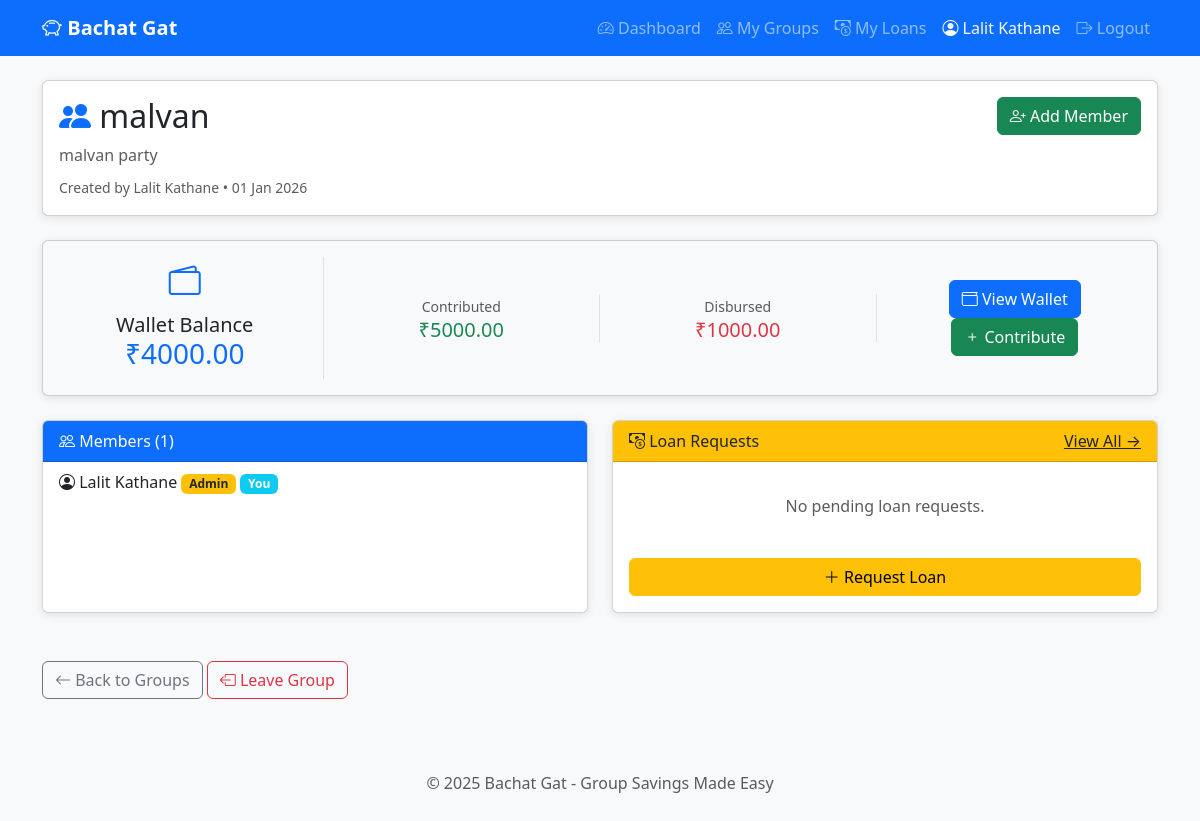
/groups/1 (signed in), run on the app's committed database.
### app/models.py (models this page shows, shortened)
class User(UserMixin, db.Model):
    __tablename__ = 'users'
    id = db.Column(db.Integer, primary_key=True)
    name = db.Column(db.String(100), nullable=False)
    email = db.Column(db.String(120), unique=True, nullable=False)
    password_hash = db.Column(db.String(256), nullable=False)
    created_at = db.Column(db.DateTime, default=datetime.utcnow)
    groups_created = db.relationship('Group', backref='creator', lazy='dynamic')
    memberships = db.relationship('GroupMember', backref='user', lazy='dynamic')
    loan_requests = db.relationship('LoanRequest', backref='requester', lazy='dynamic',
                                    foreign_keys='LoanRequest.requested_by')
    approvals = db.relationship('LoanApproval', backref='approver', lazy='dynamic')
    contributions = db.relationship('MemberContribution', backref='contributor', lazy='dynamic')
    repayments = db.relationship('LoanRepayment', backref='payer', lazy='dynamic')
    transactions_created = db.relationship('WalletTransaction', backref='created_by_user', lazy='dynamic')

class Group(db.Model):
    __tablename__ = 'groups'
    id = db.Column(db.Integer, primary_key=True)
    name = db.Column(db.String(100), nullable=False)
    description = db.Column(db.String(500))
    created_by = db.Column(db.Integer, db.ForeignKey('users.id'), nullable=False)
    created_at = db.Column(db.DateTime, default=datetime.utcnow)
    members = db.relationship('GroupMember', backref='group', lazy='dynamic',
                              cascade='all, delete-orphan')
    loan_requests = db.relationship('LoanRequest', backref='group', lazy='dynamic',
                                    cascade='all, delete-orphan')
    wallet = db.relationship('GroupWallet', backref='group', uselist=False,
                             cascade='all, delete-orphan')
    def is_member(self, user):
        return self.members.filter_by(user_id=user.id).first() is not None

class GroupWallet(db.Model):
    __tablename__ = 'group_wallets'
    id = db.Column(db.Integer, primary_key=True)
    group_id = db.Column(db.Integer, db.ForeignKey('groups.id'), unique=True, nullable=False)
    balance = db.Column(db.Float, default=0.0, nullable=False)
    total_contributed = db.Column(db.Float, default=0.0, nullable=False)
    total_disbursed = db.Column(db.Float, default=0.0, nullable=False)
    created_at = db.Column(db.DateTime, default=datetime.utcnow)
    contributions = db.relationship('MemberContribution', backref='wallet', lazy='dynamic',
                                    cascade='all, delete-orphan')
    transactions = db.relationship('WalletTransaction', backref='wallet', lazy='dynamic',
                                   cascade='all, delete-orphan')

class GroupMember(db.Model):
    __tablename__ = 'group_members'
    id = db.Column(db.Integer, primary_key=True)
    group_id = db.Column(db.Integer, db.ForeignKey('groups.id'), nullable=False)
    user_id = db.Column(db.Integer, db.ForeignKey('users.id'), nullable=False)
    role = db.Column(db.String(20), default='member')  # 'admin' or 'member'
    joined_at = db.Column(db.DateTime, default=datetime.utcnow)
    __table_args__ = (
        db.UniqueConstraint('group_id', 'user_id', name='unique_group_member'),
    )

### app/routes/groups.py (the view)
@groups_bp.route('/groups/<int:group_id>')
@login_required
def view_group(group_id):
    group = Group.query.get_or_404(group_id)
    if not group.is_member(current_user):
        flash('You are not a member of this group!', 'danger')
        return redirect(url_for('groups.list_groups'))
    members = GroupMember.query.filter_by(group_id=group_id).all()
    current_membership = GroupMember.query.filter_by(
        group_id=group_id,
        user_id=current_user.id
    ).first()
    is_admin = current_membership.role == 'admin'
    wallet = group.wallet
    return render_template(
        'groups/detail.html',
        group=group,
        members=members,
        is_admin=is_admin,
        wallet=wallet
    )

### app/__init__.py (called while the page is built)
def create_app():
    app = Flask(__name__)
    app.config.from_object(Config)
    db.init_app(app)
    login_manager.init_app(app)
    from app.models import User
    @login_manager.user_loader
    def load_user(user_id):
        return User.query.get(int(user_id))
    from app.routes.auth import auth_bp
    from app.routes.groups import groups_bp
    from app.routes.loans import loans_bp
    from app.routes.wallet import wallet_bp
    app.register_blueprint(auth_bp)
    app.register_blueprint(groups_bp)
    app.register_blueprint(loans_bp)
    app.register_blueprint(wallet_bp)
    with app.app_context():
        db.create_all()
        print("✅ Database tables created!")
    return app

### app/templates/groups/detail.html (shortened to what this page needs)
{% extends 'base.html' %}
{% block content %}
<div class="card mb-4">
    <div class="card-body">
        <div class="d-flex justify-content-between align-items-start">
            <div>
                <h2><i class="bi bi-people-fill text-primary"></i> {{ group.name }}</h2>
                <p class="text-muted mb-2">{{ group.description or 'No description' }}</p>
                <small class="text-muted">
                    Created by {{ group.creator.name }} •
                    {{ group.created_at.strftime('%d %b %Y') }}
                </small>
            </div>
            <div class="text-end">
                {% if is_admin %}
                <a href="{{ url_for('groups.add_member', group_id=group.id) }}"
                   class="btn btn-success mb-2">
                    <i class="bi bi-person-plus"></i> Add Member
                </a>
                {% endif %}
            </div>
        </div>
    </div>
</div>
{% if wallet %}
<div class="card mb-4 bg-light">
    <div class="card-body">
        <div class="row align-items-center">
            <div class="col-md-3 text-center border-end">
                <i class="bi bi-wallet2 text-primary" style="font-size: 2rem;"></i>
                <h5 class="mt-2 mb-0">Wallet Balance</h5>
                <h3 class="text-primary">₹{{ "%.2f"|format(wallet.balance) }}</h3>
            </div>
            <div class="col-md-3 text-center border-end">
                <small class="text-muted">Contributed</small>
                <h5 class="text-success mb-0">₹{{ "%.2f"|format(wallet.total_contributed) }}</h5>
            </div>
            <div class="col-md-3 text-center border-end">
                <small class="text-muted">Disbursed</small>
                <h5 class="text-danger mb-0">₹{{ "%.2f"|format(wallet.total_disbursed) }}</h5>
            </div>
            <div class="col-md-3 text-center">
                <a href="{{ url_for('wallet.view_wallet', group_id=group.id) }}"
                   class="btn btn-primary">
                    <i class="bi bi-wallet"></i> View Wallet
                </a>
                <a href="{{ url_for('wallet.contribute', group_id=group.id) }}"
                   class="btn btn-success">
                    <i class="bi bi-plus"></i> Contribute
                </a>
            </div>
        </div>
    </div>
</div>
{% endif %}
<div class="row">
    <div class="col-md-6 mb-4">
        <div class="card h-100">
            <div class="card-header bg-primary text-white">
                <i class="bi bi-people"></i> Members ({{ members|length }})
            </div>
            <ul class="list-group list-group-flush">
                {% for membership in members %}
                <li class="list-group-item d-flex justify-content-between align-items-center">
                    <div>
                        <i class="bi bi-person-circle"></i>
                        {{ membership.user.name }}
                        {% if membership.role == 'admin' %}
                            <span class="badge bg-warning text-dark">Admin</span>
                        {% endif %}
                        {% if membership.user.id == current_user.id %}
                            <span class="badge bg-info">You</span>
                        {% endif %}
                    </div>
                </li>
                {% endfor %}
            </ul>
        </div>
    </div>
    <div class="col-md-6 mb-4">
        <div class="card h-100">
            <div class="card-header bg-warning text-dark d-flex justify-content-between">
                <span><i class="bi bi-cash-coin"></i> Loan Requests</span>
                <a href="{{ url_for('loans.list_loans', group_id=group.id) }}"
                   class="text-dark">View All →</a>
            </div>
            <div class="card-body">
                {% set pending_loans = group.loan_requests.filter_by(status='pending').all() %}
                {% if pending_loans %}
                    <ul class="list-group list-group-flush">
                        {% for loan in pending_loans[:3] %}
                        <li class="list-group-item">
                            <div class="d-flex justify-content-between">
                                <div>
                                    <strong>₹{{ "%.0f"|format(loan.amount) }}</strong>
                                    by {{ loan.requester.name }}
                                </div>
                                <a href="{{ url_for('loans.view_loan', loan_id=loan.id) }}"
                                   class="btn btn-sm btn-outline-warning">
                                    {% if loan.requester.id != current_user.id %}
                                        Vote
                                    {% else %}
                                        View
                                    {% endif %}
                                </a>
                            </div>
                        </li>
                        {% endfor %}
                    </ul>
                {% else %}
                    <p class="text-muted text-center py-3">
                        No pending loan requests.
                    </p>
                {% endif %}
                <a href="{{ url_for('loans.create_loan', group_id=group.id) }}"
                   class="btn btn-warning w-100 mt-2">
                    <i class="bi bi-plus-lg"></i> Request Loan
                </a>
            </div>
        </div>
    </div>
</div>
<div class="mt-4">
    <a href="{{ url_for('groups.list_groups') }}" class="btn btn-outline-secondary">
        <i class="bi bi-arrow-left"></i> Back to Groups
    </a>
    <form action="{{ url_for('groups.leave_group', group_id=group.id) }}"
          method="POST" style="display: inline;">
        <button type="submit" class="btn btn-outline-danger"
                onclick="return confirm('Are you sure you want to leave this group?')">
            <i class="bi bi-box-arrow-left"></i> Leave Group
        </button>
    </form>
</div>
{% endblock %}

### app/templates/base.html (shortened to what this page needs)
<!DOCTYPE html>
<html lang="en">
<head>
    <link href="https://cdn.jsdelivr.net/npm/bootstrap@5.3.0/dist/css/bootstrap.min.css" rel="stylesheet">
    <link href="https://cdn.jsdelivr.net/npm/bootstrap-icons@1.10.0/font/bootstrap-icons.css" rel="stylesheet">
</head>
<body>
    <nav class="navbar navbar-expand-lg navbar-dark bg-primary">
        <div class="container">
            <a class="navbar-brand" href="{{ url_for('auth.home') }}">
                <i class="bi bi-piggy-bank"></i> Bachat Gat
            </a>
            <div class="collapse navbar-collapse" id="navbarNav">
                <ul class="navbar-nav ms-auto">
                    {% if current_user.is_authenticated %}
                        <li class="nav-item">
                            <a class="nav-link" href="{{ url_for('auth.dashboard') }}">
                                <i class="bi bi-speedometer2"></i> Dashboard
                            </a>
                        </li>
                        <li class="nav-item">
                            <a class="nav-link" href="{{ url_for('groups.list_groups') }}">
                                <i class="bi bi-people"></i> My Groups
                            </a>
                        </li>
                        <li class="nav-item">
                            <a class="nav-link" href="{{ url_for('loans.my_loans') }}">
                                <i class="bi bi-cash-coin"></i> My Loans
                            </a>
                        </li>
                        <li class="nav-item">
                            <span class="nav-link text-light">
                                <i class="bi bi-person-circle"></i> {{ current_user.name }}
                            </span>
                        </li>
                        <li class="nav-item">
                            <a class="nav-link" href="{{ url_for('auth.logout') }}">
                                <i class="bi bi-box-arrow-right"></i> Logout
                            </a>
                        </li>
                    {% endif %}
                </ul>
            </div>
        </div>
    </nav>
    <main class="container mt-4">
        {% block content %}{% endblock %}
    </main>
    <footer class="text-center py-4 mt-5">
        <p class="text-muted">&copy; 2025 Bachat Gat - Group Savings Made Easy</p>
    </footer>
</body>
</html>

### app/templates/base.html (style rules this page uses)
body { background-color: #f8f9fa; }
.navbar-brand { font-weight: bold; }
.card { box-shadow: 0 2px 10px rgba(0,0,0,0.1); }

### data on the page
User: name "Lalit Kathane", creator.name "Lalit Kathane"
Group: name "malvan", description "malvan party", created_at "01 Jan 2026"
GroupWallet: balance "4000.00", total_contributed "5000.00", total_disbursed "1000.00"
GroupMember: user.name "Lalit Kathane", role "Admin"

### other printed values
{{ members|length }} "1"
